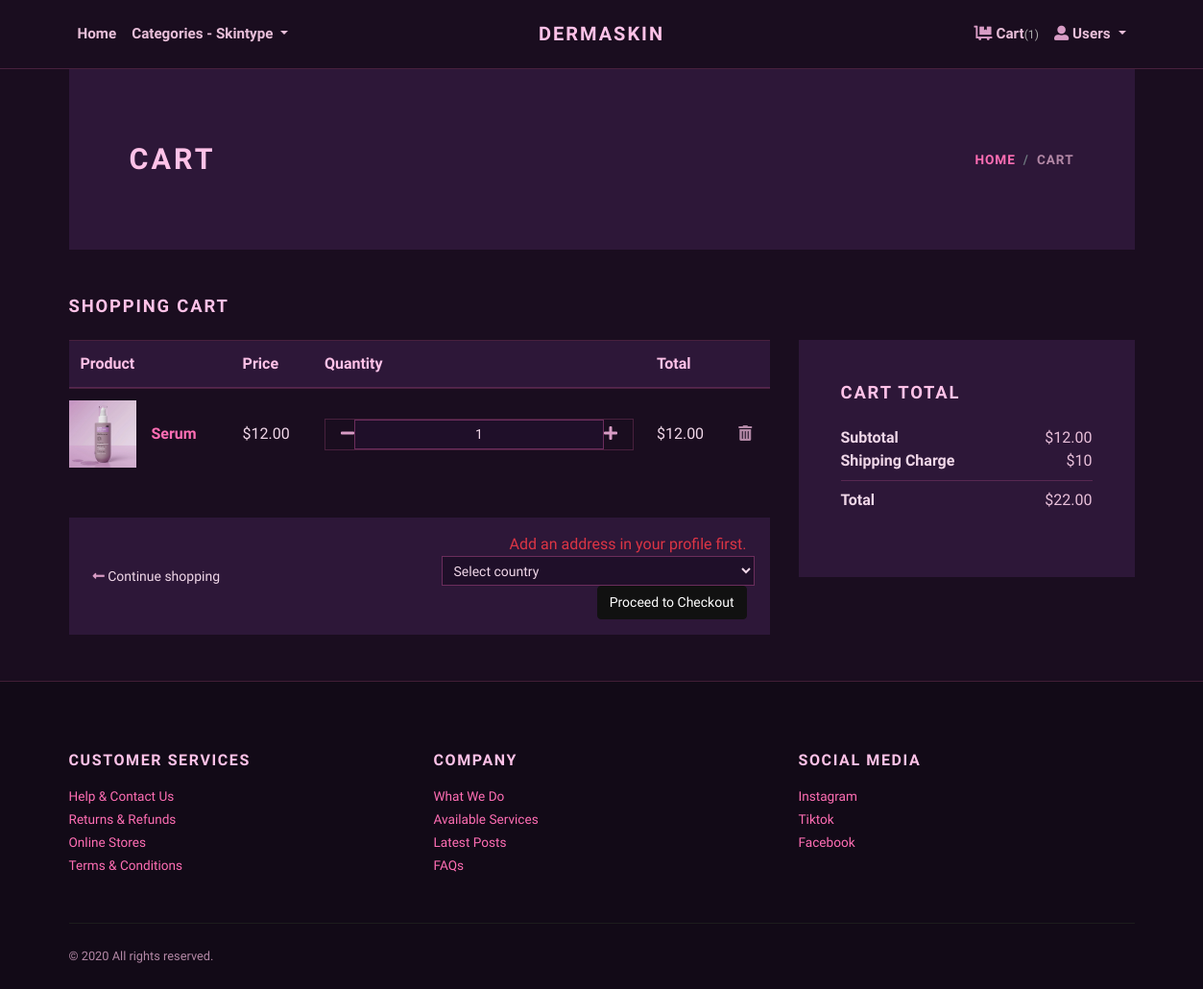
The app's page /cart/ (signed in) with its own data.
### store/models.py (models this page shows, shortened)
class Cart(models.Model):
    user = models.ForeignKey(User, verbose_name="User", on_delete=models.CASCADE)
    product = models.ForeignKey(Product, verbose_name="Product", on_delete=models.CASCADE)
    quantity = models.PositiveIntegerField(default=1, verbose_name="Quantity")
    created_at = models.DateTimeField(auto_now_add=True, verbose_name="Created Date")
    updated_at = models.DateTimeField(auto_now=True, verbose_name="Updated Date")
    @property
    def total_price(self):
        return self.quantity * self.product.price

class Product(models.Model):
    title = models.CharField(max_length=150, verbose_name="Product Title")
    slug = models.SlugField(max_length=160, verbose_name="Product Slug")
    sku = models.CharField(max_length=255, unique=True, verbose_name="Unique Product ID (SKU)")
    short_description = models.TextField(verbose_name="Short Description")
    detail_description = models.TextField(blank=True, null=True, verbose_name="Detail Description")
    product_image = models.ImageField(upload_to='product', blank=True, null=True, verbose_name="Product Image")
    price = models.DecimalField(max_digits=8, decimal_places=2)
    category = models.ForeignKey(Category, verbose_name="Product Categoy", on_delete=models.CASCADE)
    is_active = models.BooleanField(verbose_name="Is Active?")
    is_featured = models.BooleanField(verbose_name="Is Featured?")
    created_at = models.DateTimeField(auto_now_add=True, verbose_name="Created Date")
    updated_at = models.DateTimeField(auto_now=True, verbose_name="Updated Date")
    class Meta:
        verbose_name_plural = 'Products'
        ordering = ('-created_at', )

### store/views.py (the view)
# urls.py: path('cart/', views.cart, name="cart"),
@login_required
def cart(request):
    cart_products = Cart.objects.filter(user=request.user)
    amount = sum(p.quantity * p.product.price for p in cart_products)
    shipping_amount = decimal.Decimal(10)
    return render(request, 'store/cart.html', {
        'cart_products': cart_products,
        'amount': amount,
        'shipping_amount': shipping_amount,
        'total_amount': amount + shipping_amount,
        'addresses': Address.objects.filter(user=request.user),
    })

### store/context_preprocessors.py (called while the page is built)
def store_menu(request):
    categories = Category.objects.filter(is_active=True)
    context = {
        'categories_menu': categories,
    }
    return context

def cart_menu(request):
    if request.user.is_authenticated:
        cart_items= Cart.objects.filter(user=request.user)
        context = {
            'cart_items': cart_items,
        }
    else:
        context = {}
    return context

### templates/store/cart.html (shortened to what this page needs)
{% extends 'base.html' %}
{% load static %}
{% load humanize %}
{% block content %}
<div class="container">
    <section class="py-5 bg-light">
        <div class="container">
            <div class="row px-4 px-lg-5 py-lg-4 align-items-center">
                <div class="col-lg-6">
                    <h1 class="h2 text-uppercase mb-0">Cart</h1>
                </div>
                <div class="col-lg-6 text-lg-right">
                    <nav aria-label="breadcrumb">
                        <ol class="breadcrumb justify-content-lg-end mb-0 px-0">
                            <li class="breadcrumb-item"><a href="{% url 'store:home' %}">Home</a></li>
                            <li class="breadcrumb-item active" aria-current="page">Cart</li>
                        </ol>
                    </nav>
                </div>
            </div>
        </div>
    </section>
    {% if cart_products %}
    <section class="py-5">
        <h2 class="h5 text-uppercase mb-4">Shopping cart</h2>
        <div class="row">
            <div class="col-lg-8 mb-4 mb-lg-0">
                <div class="table-responsive mb-4">
                    <table class="table">
                        <thead class="bg-light">
                            <tr>
                                <th scope="col">Product</th>
                                <th scope="col">Price</th>
                                <th scope="col">Quantity</th>
                                <th scope="col">Total</th>
                                <th scope="col"></th>
                            </tr>
                        </thead>
                        <tbody>
                            {% for cart_product in cart_products %}
                            <tr>
                                <td class="pl-0 border-0">
                                    <div class="media align-items-center">
                                        {% if cart_product.product.product_image %}
                                        <a href="{% url 'store:product-detail' cart_product.product.slug %}">
                                            <img src="{{ cart_product.product.product_image.url }}" width="70" alt="{{ cart_product.product.title }}">
                                        </a>
                                        {% else %}
                                        <a href="{% url 'store:product-detail' cart_product.product.slug %}">
                                            <img src="{% static 'img/product-detail-3.jpg' %}" width="70" alt="{{ cart_product.product.title }}">
                                        </a>
                                        {% endif %}
                                        <div class="media-body ml-3">
                                            <strong><a href="{% url 'store:product-detail' cart_product.product.slug %}">{{ cart_product.product.title }}</a></strong>
                                        </div>
                                    </div>
                                </td>
                                <td class="align-middle">${{ cart_product.product.price|intcomma }}</td>
                                <td class="align-middle">
                                    <div class="border d-flex align-items-center justify-content-between px-3">
                                        <a href="{% url 'store:minus-cart' cart_product.id %}"><i class="fas fa-minus"></i></a>
                                        <input class="form-control form-control-sm border-0 text-center" type="text" value="{{ cart_product.quantity }}" readonly>
                                        <a href="{% url 'store:plus-cart' cart_product.id %}"><i class="fas fa-plus"></i></a>
                                    </div>
                                </td>
                                <td class="align-middle">${{ cart_product.total_price|intcomma }}</td>
                                <td class="align-middle">
                                    <a href="{% url 'store:remove-cart' cart_product.id %}"><i class="fas fa-trash-alt text-muted"></i></a>
                                </td>
                            </tr>
                            {% endfor %}
                        </tbody>
                    </table>
                </div>
                <div class="bg-light px-4 py-3">
                    <div class="row align-items-center text-center">
                        <div class="col-md-6 mb-3 mb-md-0 text-md-left">
                            <a class="btn btn-link p-0 text-dark btn-sm" href="{% url 'store:home' %}">
                                <i class="fas fa-long-arrow-alt-left"></i> Continue shopping
                            </a>
                        </div>
                        <div class="col-md-6 text-md-right">
                            <form action="{% url 'store:checkout' %}" method="get" style="display:inline;">
    {% if addresses %}
    <select name="address" class="form-control form-control-sm d-inline w-auto" required>
        {% for address in addresses %}
        <option value="{{ address.id }}">
            {{ address.locality }}, {{ address.city }}, {{ address.state }}
        </option>
        {% endfor %}
    </select>
    {% else %}
    <span class="text-danger">Add an address in your profile first.</span>
    {% endif %}
    <select id="country-select" name="country" class="form-control form-control-sm ml-2" required>
        <option value="">Select country</option>
    </select>
    <button type="submit" class="btn btn-dark btn-sm ml-2">Proceed to Checkout</button>
</form>
                        </div>
                    </div>
                </div>
            </div>
            <div class="col-lg-4">
                <div class="card border-0 rounded-0 p-lg-4 bg-light">
                    <div class="card-body">
                        <h5 class="text-uppercase mb-4">Cart total</h5>
                        <ul class="list-unstyled mb-0">
                            <li class="d-flex justify-content-between">
                                <strong>Subtotal</strong>
                                <span>${{ amount|intcomma }}</span>
                            </li>
                            <li class="d-flex justify-content-between">
                                <strong>Shipping Charge</strong>
                                <span>${{ shipping_amount }}</span>
                            </li>
                            <li class="border-bottom my-2"></li>
                            <li class="d-flex justify-content-between mb-4">
                                <strong>Total</strong>
                                <span>${{ total_amount|intcomma }}</span>
                            </li>
                        </ul>
                    </div>
                </div>
            </div>
        </div>
    </section>
    {% else %}
    <div class="text-center py-5">
        <h3>Your cart is empty.</h3>
        <a href="{% url 'store:home' %}"><i class="fas fa-long-arrow-alt-left"></i> Continue shopping</a>
    </div>
    {% endif %}
</div>
{% endblock content %}

### jewelryshop/static/css/style.default.css (style rules this page uses)
strong { font-weight: 700; }
.text-uppercase { text-transform: uppercase; letter-spacing: 0.1em; }
.border { border: 1px solid #dee2e6 !important; }
.btn { font-weight: 400; border: 1px solid transparent; font-family: inherit; padding: 0.375rem 1.5rem; font-size: 1rem; line-height: 1.5; border-radius: 0; transition: color 0.15s ease-in-out, background-color 0.15s ease-in-out, border-color 0.15s ease-in-out, box-shadow 0.15s ease-in-out; }
.btn-link { font-weight: 400; color: #dcb14a; }
.btn-dark { color: #fff; background-color: #111111; border-color: #111111; }
.btn-sm { padding: 0.375rem 0.75rem; font-size: 0.875rem; line-height: 1.5; border-radius: 0; }
body { font-family: "Libre Franklin", sans-serif; font-size: 1rem; font-weight: 400; line-height: 1.5; color: #111111; background-color: #fff; }
a { color: #dcb14a; text-decoration: none; }
h1, h2, h3, h4, h5, h6, .h1, .h2, .h3, .h4, .h5, .h6 { margin-bottom: 0.5rem; font-family: inherit; font-weight: 900; line-height: 1.2; color: inherit; }
h1, .h1 { font-size: 2.2rem; }
h2, .h2 { font-size: 1.9rem; }
h5, .h5 { font-size: 1.15rem; }
.bg-light { background-color: #f8f9fa !important; }
.text-danger { color: #dc3545 !important; }
.text-dark { color: #111111 !important; }
.form-control { padding: 0.375rem 0.75rem; font-size: 1rem; line-height: 1.5; color: #495057; background-color: #fff; border: 1px solid #ced4da; border-radius: 0; transition: border-color 0.15s ease-in-out, box-shadow 0.15s ease-in-out; }
.form-control::placeholder { color: #adb5bd; font-size: 0.85rem; font-weight: 400; }
.form-control:disabled, .form-control[readonly] { background-color: #e9ecef; }
select.form-control:not([size]):not([multiple]) { height: calc(2.25rem + 2px); }
.form-control-sm { padding: 0.25rem 0.5rem; font-size: 0.875rem; line-height: 1.5; border-radius: 0; }
select.form-control-sm:not([size]):not([multiple]) { height: calc(1.8125rem + 2px); }
.card { background-color: #fff; border: 1px solid rgba(17, 17, 17, 0.125); border-radius: 0; }
.card-body { padding: 1.25rem; }
.breadcrumb { background: #f8f9fa; }
.breadcrumb-item { font-size: 0.85rem; text-transform: uppercase; letter-spacing: 0.07em; font-weight: 900; color: #111111; }
.breadcrumb-item a { color: inherit; transition: all 0.3s; }
.breadcrumb-item.active { color: #aaa; }

### jewelryshop/static/css/custom.css (style rules this page uses)
html, body { background-color: #1a0d1f !important; color: #f0d7e8 !important; }
h1, h2, h3, h4, h5, h6 { color: #ffc2e8 !important; }
p, span, small, label { color: #e8bfd9 !important; }
a { color: #ff6eb4 !important; }
.navbar i, .fas, .far { color: #d89cc5 !important; }
.card { background-color: #2d1738 !important; border: 1px solid rgba(255, 110, 180, 0.2); }
.btn { border-radius: 4px; }
.form-control, .custom-select { background-color: #1f0f29 !important; border: 1px solid #6b2d5c !important; color: #f0d7e8 !important; }
.form-control::placeholder { color: #b388a6 !important; }
.table { color: #f0d7e8 !important; }
.table th, .table td { border-color: rgba(255, 110, 180, 0.2) !important; }
.table thead th { background-color: #2d1738 !important; color: #ffc2e8 !important; }
.bg-white, .bg-light { background-color: #2d1738 !important; }
.text-dark { color: #f0d7e8 !important; }
.text-muted { color: #b388a6 !important; }
.border, .border-top, .border-bottom, .border-left, .border-right { border-color: rgba(255, 110, 180, 0.2) !important; }
.breadcrumb { background-color: transparent !important; }
.breadcrumb-item a { color: #ff6eb4 !important; }
.breadcrumb-item.active { color: #b388a6 !important; }
img { filter: brightness(0.95) contrast(1.05); }

### records on screen
Cart: product.product_image (picture), product "Serum", product.price "12.00", quantity "1", total_price "12.00"

### other values on screen
{{ cart_items.count }} "1"
{{ amount|intcomma }} "12.00"
{{ shipping_amount }} "10"
{{ total_amount|intcomma }} "22.00"
